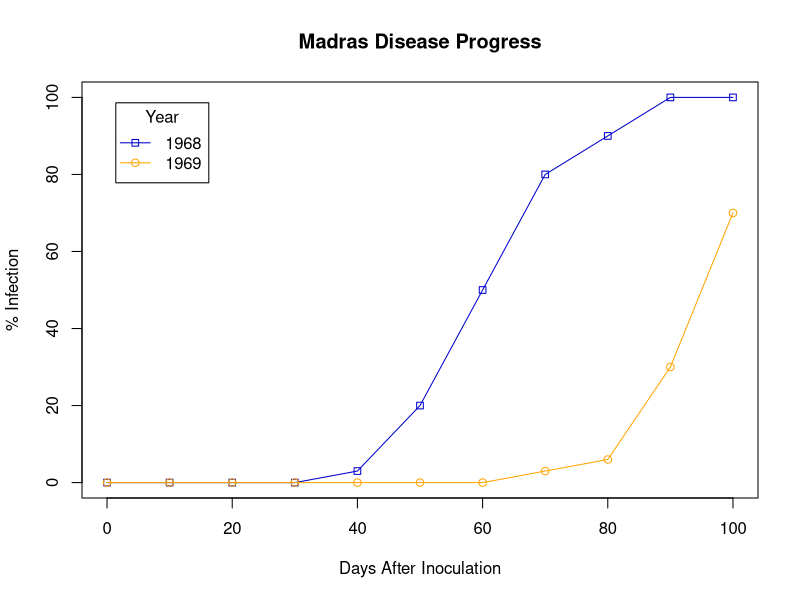

Here is the R script that generated this plot: (Note: this script raises an error after producing the figure.)
#Using the area under the disease progress curve to compare disease severity
#Year	DAI*	Severity (%)
#1968	 0	0
#      10 0
#      20 0
#      30	0
#      40	3
#      50	20
#      60	50
#      70	80
#      80	90
#      90	100
#      100	100
#1969   0	  0
#       10	0
#       20	0
#       30	0
#       40	0
#       50	0
#       60	0
#       70	3
#       80	6
#      90	30
#       100	70
#*DAI = Days After Inoculation

## Set up vector for Madras AUDPC Chart
daysAfterInoculation <- c(0,10,20,30,40,50,60,70,80,90,100)
severityYear68 <- c(0,0,0,0,3,20,50,80, 90, 100, 100)
severityYear69 <- c( 0,0,0,0,0,0,0,3,6,30,70)
## Set up the line graph for 1968
plot(
        daysAfterInoculation,
        severityYear68,
        type="o",
        pch=22,
        col="mediumblue",
        ylim=c(0,100),
        xlab='Days After Inoculation',
        ylab='% Infection'
)
## Set main title
title(main="Madras Disease Progress")
## Overlay line for 1969 plot
lines(
        daysAfterInoculation,
        severityYear69,
        type="o", col="orange"
)
## Set the legend of the graph in upper left corner
legend(
        "topleft",
        c("1968","1969"),
        pch= c(22,21),
        lty=1,
        col = c("mediumblue","orange"),
        title="Year",
        inset=0.05
)
## Calculate the AUDPC using the function called 'audpc' that
##      was created in the AUDPC exercise of this document
## If you have started a new R session and did not save the
##      function you will need to create it again.
## To check that you do have the function available, try
##      entering the function name, 'audpc', at the command
##      line and R should return the content of the function.
# Calculate the AUDPC for 1968
audpc(severityYear68,daysAfterInoculation)
# Calculate the AUDPC for 1969
audpc(severityYear69,daysAfterInoculation)
